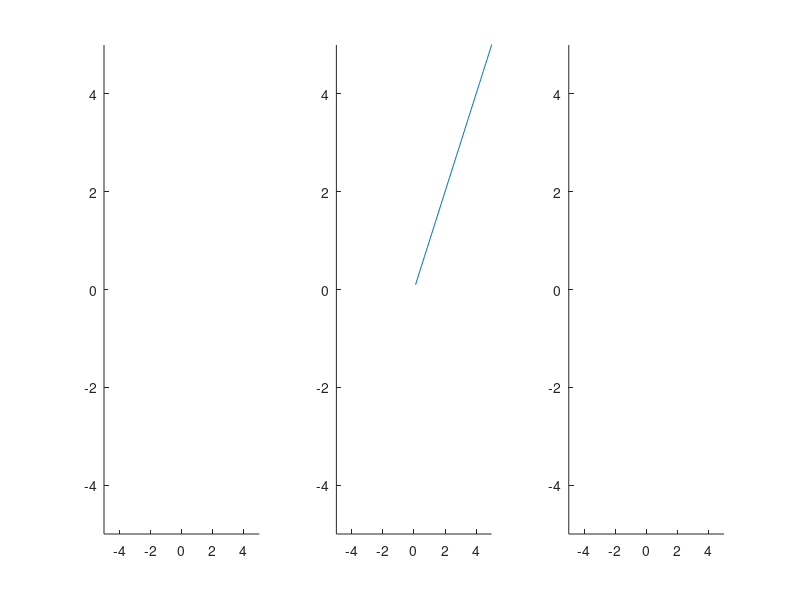
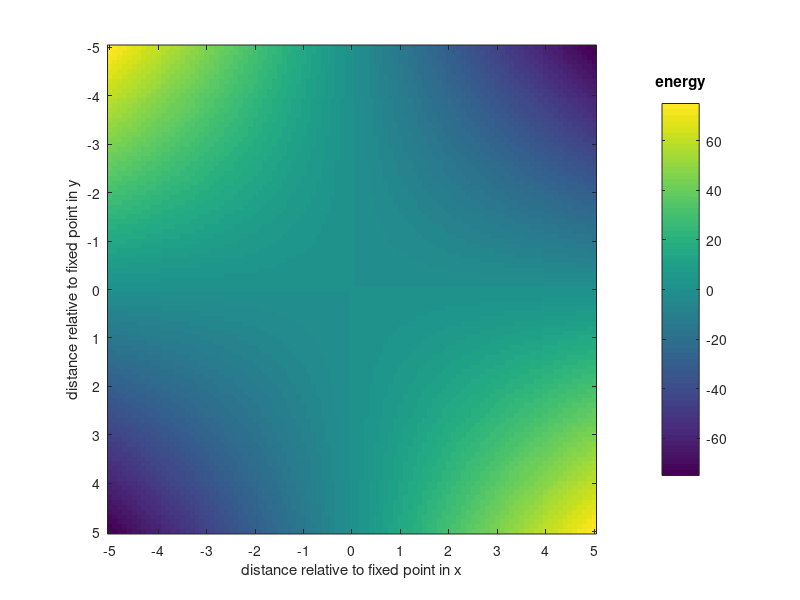

These figures' MATLAB source, in order:
close all
%% 2 a
tau = .1;
v0 = .1;
a_set = [-2 2.001 4];
tmax = 100;
x = nan(size(a_set,2),tmax);
y = nan(size(a_set,2),tmax);

for a=a_set
b = tau*v0/(a-2);
for t = 1:tmax
x(a==a_set,t) = -b*(-1+exp((2-a)*t/tau));
y(a==a_set,t) = -b*(-1+exp((2-a)*t/tau));
end
subplot(1,size(a_set,2),find(a==a_set))
hold on
plot(x(a==a_set,:),y(a==a_set,:))
xlim([-5 5]) 
ylim([-5 5]) 
end

%% 2 b
a = 1;
A = [-a,-2;-(3-a),-1];
h_0 = [1;-1];
x_vec = -5:.1:5;
y_vec = -5:.1:5;
E = -.5.*[x_vec;y_vec]'*A*[x_vec;y_vec];

figure('position',[50 50 350 350])
imagesc(E)
set(gca,'xtick',1:10:size(x_vec,2),'xticklabel',x_vec(1:10:end),...
    'ytick',1:10:size(y_vec,2),'yticklabel',y_vec(1:10:end))
xlabel('distance relative to fixed point in x')
ylabel('distance relative to fixed point in y')
axis square
c = colorbar;
title(c,'energy')